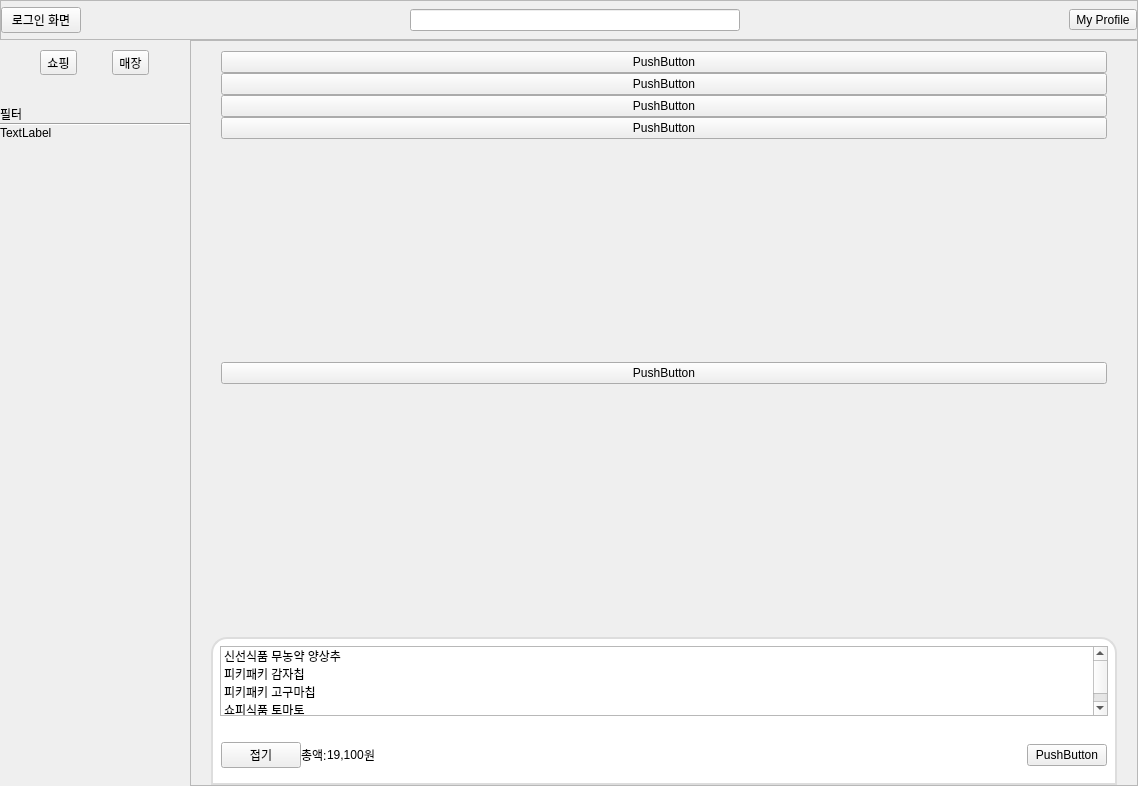
<?xml version="1.0" encoding="UTF-8"?>
<ui version="4.0">
 <class>Form_user</class>
 <widget class="QWidget" name="Form_user">
  <property name="geometry">
   <rect>
    <x>0</x>
    <y>0</y>
    <width>1138</width>
    <height>786</height>
   </rect>
  </property>
  <property name="sizePolicy">
   <sizepolicy hsizetype="Expanding" vsizetype="Expanding">
    <horstretch>0</horstretch>
    <verstretch>0</verstretch>
   </sizepolicy>
  </property>
  <property name="minimumSize">
   <size>
    <width>0</width>
    <height>30</height>
   </size>
  </property>
  <property name="windowTitle">
   <string>Form</string>
  </property>
  <layout class="QVBoxLayout" name="verticalLayout">
   <property name="spacing">
    <number>0</number>
   </property>
   <property name="leftMargin">
    <number>0</number>
   </property>
   <property name="topMargin">
    <number>0</number>
   </property>
   <property name="rightMargin">
    <number>0</number>
   </property>
   <property name="bottomMargin">
    <number>0</number>
   </property>
   <item>
    <widget class="QFrame" name="top_bar">
     <property name="sizePolicy">
      <sizepolicy hsizetype="Expanding" vsizetype="Fixed">
       <horstretch>0</horstretch>
       <verstretch>0</verstretch>
      </sizepolicy>
     </property>
     <property name="minimumSize">
      <size>
       <width>0</width>
       <height>40</height>
      </size>
     </property>
     <property name="frameShape">
      <enum>QFrame::StyledPanel</enum>
     </property>
     <property name="frameShadow">
      <enum>QFrame::Raised</enum>
     </property>
     <layout class="QHBoxLayout" name="horizontalLayout">
      <property name="spacing">
       <number>0</number>
      </property>
      <property name="leftMargin">
       <number>0</number>
      </property>
      <property name="topMargin">
       <number>0</number>
      </property>
      <property name="rightMargin">
       <number>0</number>
      </property>
      <property name="bottomMargin">
       <number>0</number>
      </property>
      <item>
       <widget class="QPushButton" name="btn_to_login_page">
        <property name="text">
         <string>로그인 화면</string>
        </property>
       </widget>
      </item>
      <item>
       <spacer name="horizontalSpacer">
        <property name="orientation">
         <enum>Qt::Horizontal</enum>
        </property>
        <property name="sizeHint" stdset="0">
         <size>
          <width>40</width>
          <height>20</height>
         </size>
        </property>
       </spacer>
      </item>
      <item>
       <widget class="QLineEdit" name="lineEdit"/>
      </item>
      <item>
       <spacer name="horizontalSpacer_2">
        <property name="orientation">
         <enum>Qt::Horizontal</enum>
        </property>
        <property name="sizeHint" stdset="0">
         <size>
          <width>40</width>
          <height>20</height>
         </size>
        </property>
       </spacer>
      </item>
      <item>
       <widget class="QToolButton" name="toolButton">
        <property name="text">
         <string>My Profile</string>
        </property>
       </widget>
      </item>
     </layout>
    </widget>
   </item>
   <item>
    <widget class="QWidget" name="main_aria" native="true">
     <layout class="QHBoxLayout" name="horizontalLayout_2" stretch="1,5">
      <property name="spacing">
       <number>0</number>
      </property>
      <property name="leftMargin">
       <number>0</number>
      </property>
      <property name="topMargin">
       <number>0</number>
      </property>
      <property name="rightMargin">
       <number>0</number>
      </property>
      <property name="bottomMargin">
       <number>0</number>
      </property>
      <item>
       <widget class="QWidget" name="side_bar" native="true">
        <layout class="QVBoxLayout" name="verticalLayout_4" stretch="1,5">
         <property name="spacing">
          <number>0</number>
         </property>
         <property name="leftMargin">
          <number>0</number>
         </property>
         <property name="topMargin">
          <number>0</number>
         </property>
         <property name="rightMargin">
          <number>0</number>
         </property>
         <property name="bottomMargin">
          <number>0</number>
         </property>
         <item>
          <layout class="QHBoxLayout" name="horizontalLayout_3">
           <property name="spacing">
            <number>5</number>
           </property>
           <property name="leftMargin">
            <number>10</number>
           </property>
           <property name="topMargin">
            <number>10</number>
           </property>
           <property name="rightMargin">
            <number>10</number>
           </property>
           <property name="bottomMargin">
            <number>10</number>
           </property>
           <item>
            <widget class="QToolButton" name="toolButton_3">
             <property name="text">
              <string>쇼핑</string>
             </property>
            </widget>
           </item>
           <item>
            <widget class="QToolButton" name="toolButton_2">
             <property name="text">
              <string>매장</string>
             </property>
            </widget>
           </item>
          </layout>
         </item>
         <item alignment="Qt::AlignTop">
          <widget class="QStackedWidget" name="stack_side_bar">
           <property name="sizePolicy">
            <sizepolicy hsizetype="Expanding" vsizetype="Expanding">
             <horstretch>0</horstretch>
             <verstretch>0</verstretch>
            </sizepolicy>
           </property>
           <property name="minimumSize">
            <size>
             <width>30</width>
             <height>30</height>
            </size>
           </property>
           <property name="currentIndex">
            <number>0</number>
           </property>
           <widget class="QWidget" name="shop_page">
            <property name="sizePolicy">
             <sizepolicy hsizetype="Expanding" vsizetype="Preferred">
              <horstretch>0</horstretch>
              <verstretch>0</verstretch>
             </sizepolicy>
            </property>
            <layout class="QVBoxLayout" name="verticalLayout_6" stretch="0,0,10">
             <property name="spacing">
              <number>0</number>
             </property>
             <property name="leftMargin">
              <number>0</number>
             </property>
             <property name="topMargin">
              <number>20</number>
             </property>
             <property name="rightMargin">
              <number>0</number>
             </property>
             <property name="bottomMargin">
              <number>0</number>
             </property>
             <item>
              <widget class="QLabel" name="label_2">
               <property name="text">
                <string>필터</string>
               </property>
              </widget>
             </item>
             <item>
              <widget class="Line" name="line_3">
               <property name="orientation">
                <enum>Qt::Horizontal</enum>
               </property>
              </widget>
             </item>
             <item>
              <widget class="QLabel" name="label_6">
               <property name="text">
                <string>TextLabel</string>
               </property>
              </widget>
             </item>
            </layout>
           </widget>
           <widget class="QWidget" name="pick_page">
            <layout class="QVBoxLayout" name="verticalLayout_8">
             <property name="spacing">
              <number>0</number>
             </property>
             <property name="leftMargin">
              <number>0</number>
             </property>
             <property name="topMargin">
              <number>0</number>
             </property>
             <property name="rightMargin">
              <number>0</number>
             </property>
             <property name="bottomMargin">
              <number>0</number>
             </property>
             <item>
              <widget class="QLabel" name="label_3">
               <property name="text">
                <string>진행 정보</string>
               </property>
              </widget>
             </item>
            </layout>
           </widget>
          </widget>
         </item>
        </layout>
       </widget>
      </item>
      <item>
       <widget class="QStackedWidget" name="stacked_content">
        <property name="frameShape">
         <enum>QFrame::StyledPanel</enum>
        </property>
        <property name="currentIndex">
         <number>0</number>
        </property>
        <widget class="QWidget" name="page_content_user">
         <property name="sizePolicy">
          <sizepolicy hsizetype="Expanding" vsizetype="Expanding">
           <horstretch>0</horstretch>
           <verstretch>0</verstretch>
          </sizepolicy>
         </property>
         <layout class="QVBoxLayout" name="verticalLayout_5">
          <property name="spacing">
           <number>0</number>
          </property>
          <property name="leftMargin">
           <number>0</number>
          </property>
          <property name="topMargin">
           <number>0</number>
          </property>
          <property name="rightMargin">
           <number>0</number>
          </property>
          <property name="bottomMargin">
           <number>0</number>
          </property>
          <item>
           <widget class="QWidget" name="widget_3" native="true">
            <layout class="QVBoxLayout" name="verticalLayout_13" stretch="10,1">
             <property name="spacing">
              <number>30</number>
             </property>
             <property name="leftMargin">
              <number>20</number>
             </property>
             <property name="topMargin">
              <number>0</number>
             </property>
             <property name="rightMargin">
              <number>20</number>
             </property>
             <property name="bottomMargin">
              <number>0</number>
             </property>
             <item>
              <widget class="QScrollArea" name="scrollArea">
               <property name="sizePolicy">
                <sizepolicy hsizetype="Expanding" vsizetype="Expanding">
                 <horstretch>0</horstretch>
                 <verstretch>0</verstretch>
                </sizepolicy>
               </property>
               <property name="frameShape">
                <enum>QFrame::NoFrame</enum>
               </property>
               <property name="frameShadow">
                <enum>QFrame::Plain</enum>
               </property>
               <property name="widgetResizable">
                <bool>true</bool>
               </property>
               <widget class="QWidget" name="scroll_main_content">
                <property name="geometry">
                 <rect>
                  <x>0</x>
                  <y>0</y>
                  <width>906</width>
                  <height>566</height>
                 </rect>
                </property>
                <property name="sizePolicy">
                 <sizepolicy hsizetype="Expanding" vsizetype="MinimumExpanding">
                  <horstretch>0</horstretch>
                  <verstretch>0</verstretch>
                 </sizepolicy>
                </property>
                <layout class="QVBoxLayout" name="verticalLayout_2">
                 <property name="spacing">
                  <number>0</number>
                 </property>
                 <property name="leftMargin">
                  <number>10</number>
                 </property>
                 <property name="topMargin">
                  <number>10</number>
                 </property>
                 <property name="rightMargin">
                  <number>10</number>
                 </property>
                 <property name="bottomMargin">
                  <number>0</number>
                 </property>
                 <item>
                  <widget class="QPushButton" name="pushButton_4">
                   <property name="text">
                    <string>PushButton</string>
                   </property>
                  </widget>
                 </item>
                 <item>
                  <widget class="QPushButton" name="pushButton_5">
                   <property name="text">
                    <string>PushButton</string>
                   </property>
                  </widget>
                 </item>
                 <item>
                  <widget class="QPushButton" name="pushButton_6">
                   <property name="text">
                    <string>PushButton</string>
                   </property>
                  </widget>
                 </item>
                 <item>
                  <widget class="QPushButton" name="pushButton_7">
                   <property name="text">
                    <string>PushButton</string>
                   </property>
                  </widget>
                 </item>
                 <item>
                  <spacer name="verticalSpacer_2">
                   <property name="orientation">
                    <enum>Qt::Vertical</enum>
                   </property>
                   <property name="sizeHint" stdset="0">
                    <size>
                     <width>20</width>
                     <height>30</height>
                    </size>
                   </property>
                  </spacer>
                 </item>
                 <item>
                  <widget class="QPushButton" name="pushButton_8">
                   <property name="text">
                    <string>PushButton</string>
                   </property>
                  </widget>
                 </item>
                 <item>
                  <spacer name="verticalSpacer">
                   <property name="orientation">
                    <enum>Qt::Vertical</enum>
                   </property>
                   <property name="sizeType">
                    <enum>QSizePolicy::Expanding</enum>
                   </property>
                   <property name="sizeHint" stdset="0">
                    <size>
                     <width>20</width>
                     <height>0</height>
                    </size>
                   </property>
                  </spacer>
                 </item>
                </layout>
               </widget>
              </widget>
             </item>
             <item>
              <widget class="QWidget" name="cart_frame" native="true">
               <property name="styleSheet">
                <string notr="true">#cart_frame {
      border: 2px solid #dddddd;
      border-top-left-radius: 16px;
      border-top-right-radius: 16px;
      border-bottom-left-radius: 0px;
      border-bottom-right-radius: 0px;
      background-color: white;
  }
</string>
               </property>
               <layout class="QVBoxLayout" name="verticalLayout_7">
                <property name="spacing">
                 <number>0</number>
                </property>
                <property name="leftMargin">
                 <number>0</number>
                </property>
                <property name="topMargin">
                 <number>0</number>
                </property>
                <property name="rightMargin">
                 <number>0</number>
                </property>
                <property name="bottomMargin">
                 <number>0</number>
                </property>
                <item>
                 <widget class="QFrame" name="cart_body">
                  <property name="styleSheet">
                   <string notr="true">
</string>
                  </property>
                  <property name="frameShape">
                   <enum>QFrame::NoFrame</enum>
                  </property>
                  <property name="frameShadow">
                   <enum>QFrame::Raised</enum>
                  </property>
                  <layout class="QVBoxLayout" name="verticalLayout_10">
                   <item>
                    <widget class="QListWidget" name="listWidget">
                     <item>
                      <property name="text">
                       <string>신선식품 무농약 양상추</string>
                      </property>
                     </item>
                     <item>
                      <property name="text">
                       <string>피키패키 감자칩</string>
                      </property>
                     </item>
                     <item>
                      <property name="text">
                       <string>피키패키 고구마칩</string>
                      </property>
                     </item>
                     <item>
                      <property name="text">
                       <string>쇼피식품 토마토</string>
                      </property>
                     </item>
                     <item>
                      <property name="text">
                       <string/>
                      </property>
                     </item>
                    </widget>
                   </item>
                  </layout>
                 </widget>
                </item>
                <item>
                 <widget class="QFrame" name="cart_header">
                  <property name="enabled">
                   <bool>true</bool>
                  </property>
                  <property name="minimumSize">
                   <size>
                    <width>0</width>
                    <height>60</height>
                   </size>
                  </property>
                  <property name="styleSheet">
                   <string notr="true">
</string>
                  </property>
                  <property name="frameShape">
                   <enum>QFrame::NoFrame</enum>
                  </property>
                  <property name="frameShadow">
                   <enum>QFrame::Raised</enum>
                  </property>
                  <layout class="QHBoxLayout" name="horizontalLayout_4">
                   <property name="spacing">
                    <number>0</number>
                   </property>
                   <property name="leftMargin">
                    <number>10</number>
                   </property>
                   <property name="topMargin">
                    <number>0</number>
                   </property>
                   <property name="rightMargin">
                    <number>10</number>
                   </property>
                   <property name="bottomMargin">
                    <number>0</number>
                   </property>
                   <item>
                    <widget class="QPushButton" name="pushButton_2">
                     <property name="text">
                      <string>접기</string>
                     </property>
                    </widget>
                   </item>
                   <item>
                    <widget class="QLabel" name="label_4">
                     <property name="text">
                      <string>총액:</string>
                     </property>
                    </widget>
                   </item>
                   <item>
                    <widget class="QLabel" name="label">
                     <property name="text">
                      <string>19,100</string>
                     </property>
                    </widget>
                   </item>
                   <item>
                    <widget class="QLabel" name="label_5">
                     <property name="text">
                      <string>원</string>
                     </property>
                    </widget>
                   </item>
                   <item>
                    <spacer name="horizontalSpacer_3">
                     <property name="orientation">
                      <enum>Qt::Horizontal</enum>
                     </property>
                     <property name="sizeHint" stdset="0">
                      <size>
                       <width>40</width>
                       <height>20</height>
                      </size>
                     </property>
                    </spacer>
                   </item>
                   <item>
                    <widget class="QPushButton" name="pushButton">
                     <property name="text">
                      <string>PushButton</string>
                     </property>
                    </widget>
                   </item>
                  </layout>
                 </widget>
                </item>
               </layout>
              </widget>
             </item>
            </layout>
           </widget>
          </item>
         </layout>
        </widget>
        <widget class="QWidget" name="page_content_cart">
         <layout class="QVBoxLayout" name="verticalLayout_3">
          <property name="spacing">
           <number>0</number>
          </property>
          <property name="leftMargin">
           <number>0</number>
          </property>
          <property name="topMargin">
           <number>0</number>
          </property>
          <property name="rightMargin">
           <number>0</number>
          </property>
          <property name="bottomMargin">
           <number>0</number>
          </property>
          <item>
           <widget class="QFrame" name="frame">
            <property name="frameShape">
             <enum>QFrame::StyledPanel</enum>
            </property>
            <property name="frameShadow">
             <enum>QFrame::Raised</enum>
            </property>
            <layout class="QVBoxLayout" name="verticalLayout_9" stretch="10,1">
             <property name="spacing">
              <number>0</number>
             </property>
             <property name="leftMargin">
              <number>0</number>
             </property>
             <property name="topMargin">
              <number>0</number>
             </property>
             <property name="rightMargin">
              <number>0</number>
             </property>
             <property name="bottomMargin">
              <number>0</number>
             </property>
             <item>
              <widget class="QWidget" name="widget" native="true">
               <layout class="QVBoxLayout" name="verticalLayout_11">
                <property name="spacing">
                 <number>0</number>
                </property>
                <property name="leftMargin">
                 <number>0</number>
                </property>
                <property name="topMargin">
                 <number>0</number>
                </property>
                <property name="rightMargin">
                 <number>0</number>
                </property>
                <property name="bottomMargin">
                 <number>0</number>
                </property>
               </layout>
              </widget>
             </item>
             <item>
              <widget class="QWidget" name="widget_2" native="true">
               <layout class="QHBoxLayout" name="horizontalLayout_5">
                <property name="spacing">
                 <number>0</number>
                </property>
                <property name="leftMargin">
                 <number>0</number>
                </property>
                <property name="topMargin">
                 <number>0</number>
                </property>
                <property name="rightMargin">
                 <number>0</number>
                </property>
                <property name="bottomMargin">
                 <number>0</number>
                </property>
                <item>
                 <widget class="QPushButton" name="pushButton_3">
                  <property name="text">
                   <string>접기</string>
                  </property>
                 </widget>
                </item>
                <item>
                 <widget class="QLabel" name="label_7">
                  <property name="text">
                   <string>총액 : </string>
                  </property>
                 </widget>
                </item>
                <item>
                 <widget class="QLabel" name="label_8">
                  <property name="text">
                   <string>19,100</string>
                  </property>
                 </widget>
                </item>
                <item>
                 <widget class="QLabel" name="label_9">
                  <property name="text">
                   <string>원</string>
                  </property>
                 </widget>
                </item>
                <item>
                 <spacer name="horizontalSpacer_4">
                  <property name="orientation">
                   <enum>Qt::Horizontal</enum>
                  </property>
                  <property name="sizeHint" stdset="0">
                   <size>
                    <width>40</width>
                    <height>20</height>
                   </size>
                  </property>
                 </spacer>
                </item>
                <item>
                 <widget class="QPushButton" name="pushButton_9">
                  <property name="text">
                   <string>결제하기</string>
                  </property>
                 </widget>
                </item>
               </layout>
              </widget>
             </item>
            </layout>
           </widget>
          </item>
         </layout>
        </widget>
       </widget>
      </item>
     </layout>
    </widget>
   </item>
  </layout>
 </widget>
 <resources/>
 <connections/>
</ui>
